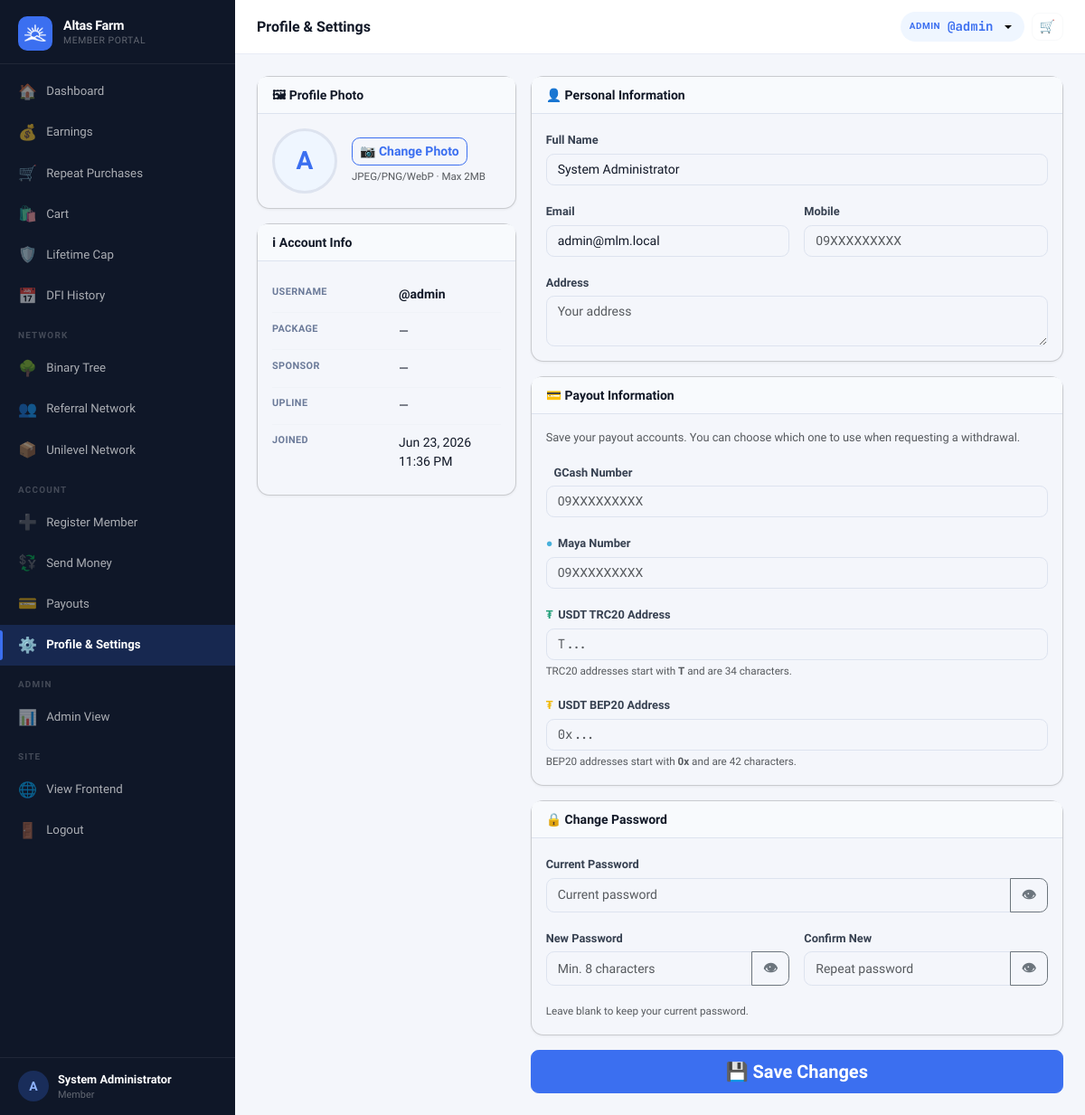
/?page=profile (signed in), run on the app's committed database.
### tables this page shows
CREATE TABLE settings (
  key_name   VARCHAR(80) NOT NULL PRIMARY KEY,
  value      TEXT        NOT NULL,
  updated_at TIMESTAMP DEFAULT CURRENT_TIMESTAMP ON UPDATE CURRENT_TIMESTAMP
);

CREATE TABLE users (
  id                INT UNSIGNED AUTO_INCREMENT PRIMARY KEY,
  username          VARCHAR(40)  NOT NULL UNIQUE,
  password_hash     VARCHAR(255) NOT NULL,
  role              ENUM('member','admin') NOT NULL DEFAULT 'member',
  package_id        INT UNSIGNED NULL,
  reg_code_id           INT UNSIGNED NULL,
  reg_payment_method    ENUM('code','ewallet','pending') NOT NULL DEFAULT 'code',
  reg_paid_by           INT UNSIGNED NULL,

   
  sponsor_id        INT UNSIGNED NULL,
  binary_parent_id  INT UNSIGNED NULL,
  binary_position   ENUM('left','right') NULL,

   
  left_count        INT UNSIGNED NOT NULL DEFAULT 0,
  right_count       INT UNSIGNED NOT NULL DEFAULT 0,
  pairs_paid        INT UNSIGNED NOT NULL DEFAULT 0,
  pairs_flushed     INT UNSIGNED NOT NULL DEFAULT 0,
  pairs_paid_today  INT UNSIGNED NOT NULL DEFAULT 0,   

   
  left_pv           DECIMAL(14,2) NOT NULL DEFAULT 0.00 COMMENT 'Accumulated PV on left binary leg',
  right_pv          DECIMAL(14,2) NOT NULL DEFAULT 0.00 COMMENT 'Accumulated PV on right binary leg',
  paired_pv         DECIMAL(14,2) NOT NULL DEFAULT 0.00 COMMENT 'Total paired PV lifetime',
  paired_pv_today   DECIMAL(14,2) NOT NULL DEFAULT 0.00 COMMENT 'Paired PV today (reset by midnight cron)',
  flushed_pv        DECIMAL(14,2) NOT NULL DEFAULT 0.00 COMMENT 'PV flushed in binary pairing',
  personal_pv       DECIMAL(14,2) NOT NULL DEFAULT 0.00 COMMENT 'Personal sales PV from downline product purchases',
  group_pv          DECIMAL(14,2) NOT NULL DEFAULT 0.00 COMMENT 'Group sales PV from downline',
  rank_royalty      ENUM('qa','supervisor','manager','director','chairman') NULL DEFAULT NULL COMMENT 'Royalty Bonus leadership rank',

   
  lifetime_earned       DECIMAL(14,2) NOT NULL DEFAULT 0.00,
  cap_status            ENUM('active','capped','perminact') NOT NULL DEFAULT 'active',
  capping_bypass        TINYINT(1)   NOT NULL DEFAULT 0,
  daily_cap_bypass      TINYINT(1)   NOT NULL DEFAULT 0,
  capped_at             TIMESTAMP NULL,
  last_reactivation_at  TIMESTAMP NULL,
  dfi_days_used         INT UNSIGNED NOT NULL DEFAULT 0,
  dfi_active            TINYINT(1)   NOT NULL DEFAULT 1,
  cd_active             TINYINT(1)   NOT NULL DEFAULT 0,
  ewallet_sent_today      DECIMAL(12,2) NOT NULL DEFAULT 0.00,
  ewallet_sent_this_week  DECIMAL(12,2) NOT NULL DEFAULT 0.00,

   
  full_name         VARCHAR(120) NULL,
  email             VARCHAR(120) NULL,
  mobile            VARCHAR(20)  NULL,
  gcash_number       VARCHAR(20)  NULL,
  maya_number        VARCHAR(20)  NULL,
  usdt_trc20_address VARCHAR(100) NULL,
  usdt_bep20_address VARCHAR(100) NULL,
  address            TEXT         NULL,
  photo             VARCHAR(200) NULL,

  ewallet_balance       DECIMAL(14,2) NOT NULL DEFAULT 0.00,
  withdrawable_balance  DECIMAL(14,2) NOT NULL DEFAULT 0.00,
  status                ENUM('active','suspended','pending') NOT NULL DEFAULT 'active',
  joined_at         TIMESTAMP DEFAULT CURRENT_TIMESTAMP,
  last_login        TIMESTAMP NULL,

  FOREIGN KEY (sponsor_id)       REFERENCES users(id) ON DELETE SET NULL,
  FOREIGN KEY (binary_parent_id) REFERENCES users(id) ON DELETE SET NULL,
  FOREIGN KEY (package_id)       REFERENCES packages(id) ON DELETE SET NULL
);

### views/member/profile.php (the view, shortened to what the rows shown need)
<?php require 'views/partials/head.php'; ?>
<?php require 'views/partials/sidebar_member.php'; ?>
<div class="main-content">
  <?php require 'views/partials/topbar.php'; ?>
  <div class="page-content">
    <form method="POST" action="<?= APP_URL ?>/?page=save_profile" enctype="multipart/form-data">
      <div class="row g-3">
        <div class="col-12 col-lg-4 d-flex flex-column gap-3">
          <div class="card">
            <div class="card-body d-flex align-items-center gap-3 flex-wrap">
              <div id="avatarWrap" style="width:72px;height:72px;border-radius:50%;overflow:hidden;background:var(--primary-light);display:flex;align-items:center;justify-content:center;font-size:1.75rem;font-weight:700;color:var(--primary);border:3px solid #dde3ef;flex-shrink:0;">
                <?php if ($user['photo']): ?><img id="photoPreview" src="<?= APP_URL ?>/uploads/<?= e($user['photo']) ?>" style="width:100%;height:100%;object-fit:cover;"><?php else: ?><span id="photoInitial"><?= strtoupper(substr($user['username'], 0, 1)) ?></span><?php endif; ?>
              </div>
            </div>
          </div>
          <div class="card">
            <div class="card-body">
              <table class="info-table">
                <tr>
                  <td><strong>@<?= e($user['username']) ?></strong></td>
                </tr>
                <tr>
                  <td>Joined</td>
                  <td><?= fmt_datetime($user['joined_at']) ?></td>
                </tr>
              </table>
            </div>
          </div>
        </div>
        <div class="col-12 col-lg-8 d-flex flex-column gap-3">
          <div class="card">
            <div class="card-body">
              <div class="mb-3"><label class="form-label">Full Name</label><input type="text" name="full_name" class="form-control" value="<?= e($user['full_name'] ?? '') ?>" placeholder="Your full name"></div>
              <div class="row g-3">
                <div class="col-md-6 mb-3"><label class="form-label">Email</label><input type="email" name="email" class="form-control" value="<?= e($user['email'] ?? '') ?>" placeholder="email@example.com"></div>
              </div>
            </div>
          </div>
        </div>
      </div>
    </form>
  </div>
</div>
<?php require 'views/partials/footer.php'; ?>

### views/partials/sidebar_member.php (shortened to what the rows shown need)
<?php
$cp      = current_page();
$user    = Auth::user();
$initial = strtoupper(substr($user['username'] ?? 'U', 0, 1));
$name    = $user['full_name'] ?: ('@' . $user['username']);
$view    = $_GET['view'] ?? '';
$cartBadge = 0;
if (class_exists('Cart') && Auth::check()) {
    $_cart = Cart::getOrCreate(Auth::id());
    if ($_cart && !empty($_cart['id'])) {
        $cartItems = Cart::getItems((int)$_cart['id']);
        $cartBadge = empty($cartItems) ? 0 : (int)array_sum(array_column($cartItems, 'quantity'));
    }
}
$nav = [
  ['page' => 'dashboard', 'icon' => '🏠', 'label' => 'Dashboard',        'pages' => ['dashboard']],
  ['page' => 'earnings',  'icon' => '💰', 'label' => 'Earnings',         'pages' => ['earnings']],
  ['page' => 'repeat_purchases', 'icon' => '🛒', 'label' => 'Repeat Purchases', 'pages' => ['repeat_purchases']],
  ['page' => 'cart', 'icon' => '🛍️', 'label' => 'Cart', 'pages' => ['cart'], 'badge' => $cartBadge],
  ['page' => 'cap_status', 'icon' => '🛡️', 'label' => 'Lifetime Cap',     'pages' => ['cap_status']],
  ...(setting('dfi_enabled', '1') === '1' ? [
    ['page' => 'dfi_history', 'icon' => '📅', 'label' => 'DFI History', 'pages' => ['dfi_history']],
  ] : []),
  'SEPARATOR:Network',
  ...(setting('binary_enabled', '1') === '1' ? [
    ['page' => 'genealogy&view=binary',  'icon' => '🌳', 'label' => 'Binary Tree',      'pages' => ['genealogy'], 'view' => 'binary'],
  ] : []),
  ['page' => 'genealogy&view=referral', 'icon' => '👥', 'label' => 'Referral Network', 'pages' => ['genealogy'], 'view' => 'referral'],
  ...(setting('unilevel_product_enabled', '0') === '1' ? [
    ['page' => 'genealogy&view=product_unilevel', 'icon' => '📦', 'label' => 'Unilevel Network', 'pages' => ['genealogy'], 'view' => 'product_unilevel'],
  ] : []),
  ...(setting('royalty_enabled', '0') === '1' ? [
    ['page' => 'member_royalty', 'icon' => '⭐', 'label' => 'Royalty Bonus', 'pages' => ['member_royalty']],
  ] : []),
  'SEPARATOR:Account',
  ['page' => 'register&sponsor=' . $user['username'], 'icon' => '➕', 'label' => 'Register Member', 'pages' => ['register']],
  ['page' => 'ewallet_transfer', 'icon' => '💱', 'label' => 'Send Money', 'pages' => ['ewallet_transfer']],
  ['page' => 'payout',  'icon' => '💳', 'label' => 'Payouts',   'pages' => ['payout']],
  ['page' => 'profile', 'icon' => '⚙️', 'label' => 'Profile & Settings', 'pages' => ['profile']],
];
if (Auth::isAdmin()) {
  $nav[] = 'SEPARATOR:Admin';
  $nav[] = ['page' => 'admin', 'icon' => '📊', 'label' => 'Admin View', 'pages' => []];
}
$nav[] = 'SEPARATOR:Site';
$nav[] = ['page' => '__frontend__', 'icon' => '🌐', 'label' => 'View Frontend', 'pages' => []];
function renderSidebarNav($nav, $cp, $user, $view, $initial, $name)
{ ?>
  <div class="sidebar-brand">
    <div>
      <div class="brand-name"><?= e(setting('site_name', APP_NAME)) ?></div>
      <div class="brand-sub">Member Portal</div>
    </div>
  </div>
  <div class="sidebar-footer">
    <div class="sidebar-user">
      <div class="user-avatar">
        <?php if (!empty($user['photo'])): ?>
          <img src="<?= APP_URL ?>/uploads/<?= e($user['photo']) ?>" alt="">
        <?php else: ?>
          <?= $initial ?>
        <?php endif; ?>
      </div>
      <div class="user-info">
        <div class="user-name"><?= e($name) ?></div>
        <div class="user-role"><?= e($user['package_name'] ?? 'Member') ?></div>
      </div>
    </div>
  </div>
<?php } ?>
<div class="sidebar d-none d-lg-flex flex-column">
  <?php renderSidebarNav($nav, $cp, $user, $view, $initial, $name); ?>
</div>

### views/partials/topbar.php (shortened to what the rows shown need)
<?php
if (isset($_GET['page']) && $_GET['page'] === 'admin_user_view' && !empty($_GET['id']) && Auth::isAdmin()) {
  $user = getUserById((int)$_GET['id']);
  if (!$user) {
    flash('error', 'User not found.');
    redirect('/?page=admin_users');
  }
} else {
  $user = Auth::user();
}
?>
<div class="topbar-wrapper no-print">
  <div class="d-flex align-items-center gap-2">
    <div class="dropdown">
      <button class="topbar-balance border-0 dropdown-toggle" type="button"
        data-bs-toggle="dropdown" aria-expanded="false"
        title="<?= e($user['username'] ?? '') ?>" style="cursor:pointer;">
        <span class="bal-label"><?= Auth::isAdmin() ? 'Admin' : 'User' ?></span>
        <span class="bal-amount">@<?= e($user['username'] ?? '') ?></span>
      </button>
    </div>
  </div>
</div>

### data on the page
settings: value "Altas Farm"
users: username "A", full_name "System Administrator", username "admin", joined_at "Jun 23, 2026 11:36 PM", email "admin@mlm.local"

### other printed values
$item['icon'] "🏠"
$item['label'] "Dashboard"
$item['icon'] "💰"
$item['label'] "Earnings"
$item['icon'] "🛒"
$item['label'] "Repeat Purchases"
$item['icon'] "🛍️"
$item['label'] "Cart"
$item['icon'] "🛡️"
$item['label'] "Lifetime Cap"
$item['icon'] "📅"
$item['label'] "DFI History"
substr($item, 10) "NETWORK"
$item['icon'] "🌳"
$item['label'] "Binary Tree"
